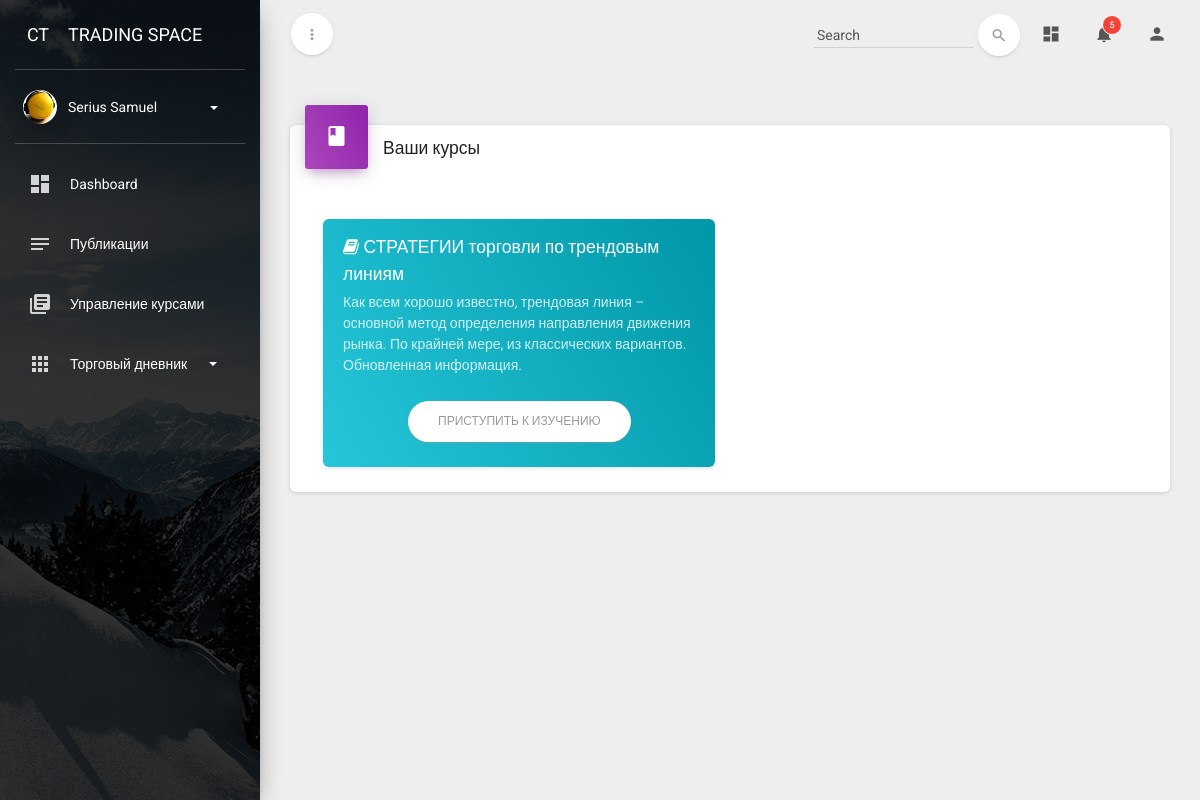
The page /profiles/courses/ (signed in) on the database its author committed.
### profiles/models.py (models this page shows, shortened)
class Profile(models.Model):
    user = models.OneToOneField(User, on_delete=models.CASCADE)
    image = models.ImageField(default='default.png', upload_to='profiles_img', verbose_name='Изображение профиля')
    description = models.CharField(max_length=150, default='Пользователь ресурса', blank=True, verbose_name='О себе')
    categiry_learn = models.ForeignKey(CategoryLearnGroup, on_delete=models.SET_NULL, null=True, blank=True,
                                       verbose_name='Группа обучения')
    class Meta:
        verbose_name = 'Профиль пользователя'
        verbose_name_plural = 'Профили пользователей'

### courses/models.py (models this page shows, shortened)
class Course(models.Model):
    owner = models.ForeignKey(User,
                              related_name='courses_created',
                              on_delete=models.CASCADE)
    subject = models.ForeignKey(Subject,
                                related_name='courses',
                                on_delete=models.CASCADE)
    title = models.CharField(max_length=200)
    slug = models.SlugField(max_length=200, unique=True)
    overview = models.TextField()
    created = models.DateTimeField(auto_now_add=True)
    students = models.ManyToManyField(User, related_name='courses_joined', blank=True)
    class Meta:
        verbose_name = 'Курс'
        verbose_name_plural = 'Курсы'
        ordering = ['-created']

### profiles/views.py (the view)
# urls.py: path('courses/', StudentCourseListView.as_view(), name='student_course_list'),
class StudentCourseListView(LoginRequiredMixin, ListView):
    model = Course
    template_name = 'profiles/course/list.html'
    def get_queryset(self):
        qs = super(StudentCourseListView, self).get_queryset()
        return qs.filter(students__in=[self.request.user])

### diary/models.py (called while the page is built)
    def get_absolute_url(self):
        return reverse('diary_cat_detail', kwargs={'cat_pk': self.pk})

### diary/templatetags/diary_tags.py (called while the page is built)
@register.simple_tag(takes_context=True)
def get_categories(context):
    user = context['user']
    return DiaryCategory.objects.filter(author=user)

### templates/profiles/course/list.html (shortened to what this page needs)
{% extends "base_profile.html" %}
{% block content %}
    <div class="content">
        <div class="container-fluid">
            <div class="row">
                <div class="col-md-12">
                    <div class="card">
                        <div class="card-header card-header-icon" data-background-color="purple">
                            <i class="material-icons">book</i>
                        </div>
                        <h5>Ваши курсы</h5>
                        <div class="card-body">
                            {% for course in object_list %}
                                <div class="col-md-6">
                                    <div class="card">
                                        <div class="card-content content-info">
                                            <h5 class="card-title"><i class="fa fa-book"></i>
                                                {{ course.title }}
                                            </h5>
                                            <p class="card-description">
                                                {{ course.overview }}
                                            </p>
                                            <div class="footer text-center">
                                                <a class="btn btn-white btn-round"
                                                   href="{% url "student_course_detail" course.id %}">Приступить к
                                                    изучению</a>
                                            </div>
                                        </div>
                                    </div>
                                </div>
                            {% empty %}
                                <p>
                                    Вы не подписаны ни на один из курсов
                                    <a href="{% url "course_list" %}">Обзор курсов</a>
                                    to enroll in a course.
                                </p>
                            {% endfor %}
                        </div>
                    </div>
                </div>
            </div>
        </div>
    </div>
{% endblock %}

### templates/base_profile.html (shortened to what this page needs)
<!doctype html>
{% load static %}
{% load diary_tags %}
<html lang="en">
<head>
    <link href="{% static 'assets/css/bootstrap.min.css' %}" rel="stylesheet"/>
    <link href="{% static 'assets/css/material-dashboard.css' %}" rel="stylesheet"/>
    <link href="https://maxcdn.bootstrapcdn.com/font-awesome/latest/css/font-awesome.min.css" rel="stylesheet">
</head>
<body>
<div class="wrapper">
    <div class="sidebar" data-active-color="orange" data-background-color="black"
         data-image="{% static 'assets/img/sidebar-1.jpg' %}">
        <div class="logo">
            <a href="{% url 'index' %}" class="simple-text logo-mini">
                CT
            </a>
            <a href="{% url 'index' %}" class="simple-text logo-normal">
                Trading Space
            </a>
        </div>
        <div class="sidebar-wrapper">
            <div class="user">
                <div class="photo">
                    <img src="{{ user.profile.image.url }}"/>
                </div>
                <div class="info">
                    <a data-toggle="collapse" href="#collapseExample" class="collapsed">
                    <span>
                         {{ user.get_full_name }}
                        <b class="caret"></b>
                    </span>
                    </a>
                </div>
            </div>
            <ul class="nav">
                <li>
                    <a href="{% url 'dashboard' %}">
                        <i class="material-icons">dashboard</i>
                        <p> Dashboard </p>
                    </a>
                </li>
                <li>
                    <a href="{% url 'user_all_post' %}">
                        <i class="material-icons">notes</i>
                        <p> Публикации </p>
                    </a>
                </li>
                {% if perms.Instructors %}
                    <li>
                        <a href="{% url 'manage_course_list' %}">
                            <i class="material-icons">library_books</i>
                            <p> Управление курсами</p>
                        </a>
                    </li>
                {% endif %}
                {% get_categories as categories %}
                {% if categories.count > 0 %}
                    <li>
                        <a data-toggle="collapse" href="#componentsExamples">
                            <i class="material-icons">apps</i>
                            <p> Торговый дневник
                                <b class="caret"></b>
                            </p>
                        </a>
                    </li>
                {% endif %}
            </ul>
        </div>
    </div>
    <div class="main-panel">
        <nav class="navbar navbar-transparent navbar-absolute">
            <div class="container-fluid">
                <div class="navbar-minimize">
                    <button id="minimizeSidebar" class="btn btn-round btn-white btn-fill btn-just-icon">
                        <i class="material-icons visible-on-sidebar-regular">more_vert</i>
                    </button>
                </div>
                <div class="navbar-header">
                    <a class="navbar-brand" href="#"> </a>
                </div>
                <div class="collapse navbar-collapse">
                    <ul class="nav navbar-nav navbar-right">
                        <li>
                            <a href="#pablo" class="dropdown-toggle" data-toggle="dropdown">
                                <i class="material-icons">dashboard</i>
                            </a>
                        </li>
                        <li class="dropdown">
                            <a href="#" class="dropdown-toggle" data-toggle="dropdown">
                                <i class="material-icons">notifications</i>
                                <span class="notification">5</span>
                            </a>
                        </li>
                        <li class="dropdown">
                            <a href="#pablo" class="dropdown-toggle" data-toggle="dropdown">
                                <i class="material-icons">person</i>
                            </a>
                        </li>
                    </ul>
                    <form class="navbar-form navbar-right" role="search">
                        <div class="form-group form-search is-empty">
                            <input type="text" class="form-control" placeholder=" Search ">
                        </div>
                        <button type="submit" class="btn btn-white btn-round btn-just-icon">
                            <i class="material-icons">search</i>
                            <div class="ripple-container"></div>
                        </button>
                    </form>
                </div>
            </div>
        </nav>
        {% block content %}
        {% endblock %}
    </div>
</div>
</body>
</html>

### rows shown on the page
Course: title "СТРАТЕГИИ торговли по трендовым линиям", overview "Как всем хорошо известно, трендовая линия – основной метод определения направления движения рынка. По крайней мере, из классических вариантов. Обновленная информация."

### other values the page prints
{{ user.get_full_name }} "Serius Samuel"
